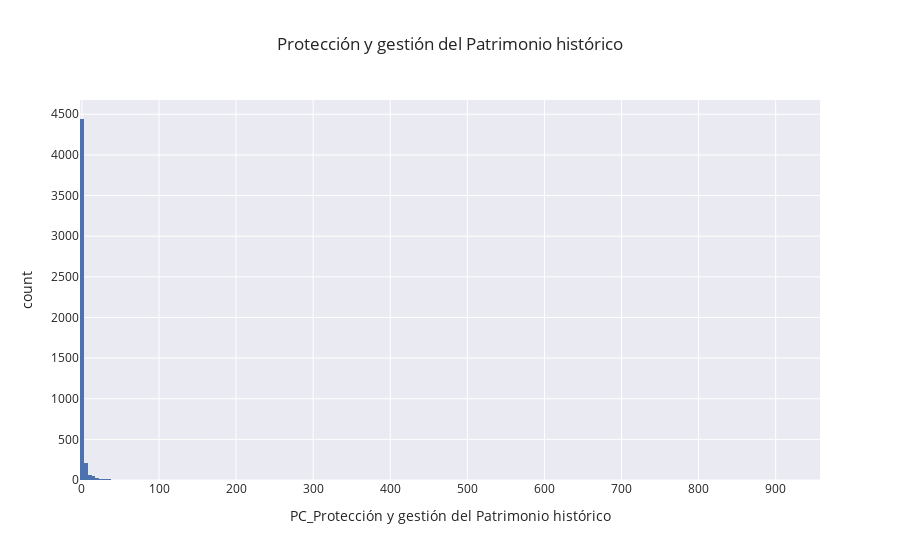

The notebook cell saved with this chart:
### Code cell
OB=df_final_pob.columns[42]

fig=px.histogram(df_final_pob, x=f'PC_{OB}',nbins=400,template='seaborn',title=f'{OB}',barmode='group')
fig.show()

### Figure 1 — Plotly figure (JSON) as saved in the notebook; plotly's stock layout.template omitted (floating-point values rounded to 4 significant figures; data arrays with more than 128 entries replaced by an {"elided": "..."} marker saying what was removed)
{"data": [{"alignmentgroup": "True", "bingroup": "x", "hovertemplate": "PC_Protección y gestión del Patrimonio histórico=%{x}<br>count=%{y}<extra></extra>", "legendgroup": "", "marker": {"color": "rgb(76,114,176)"}, "name": "", "nbinsx": 400, "offsetgroup": "", "orientation": "v", "showlegend": false, "type": "histogram", "x": {"elided": "4869 float values"}, "xaxis": "x", "yaxis": "y"}], "layout": {"autosize": true, "barmode": "group", "legend": {"tracegroupgap": 0}, "title": {"text": "Protección y gestión del Patrimonio histórico"}, "xaxis": {"anchor": "y", "autorange": true, "domain": [0, 1], "range": [-2.5, 957.5], "title": {"text": "PC_Protección y gestión del Patrimonio histórico"}, "type": "linear"}, "yaxis": {"anchor": "x", "autorange": true, "domain": [0, 1], "range": [0, 4676.0], "title": {"text": "count"}}}}
